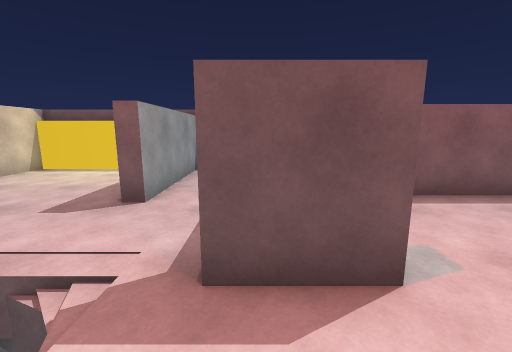
View 1 (above)

17 first-person views from a walk through a Unity game level. The camera is 1.5 m above the floor, tilts 10° down and sees 90° across. The floor is counted in squares, 1 m on a side. Each view is taken from the middle of a square. On the plan, view 1 faces up. The plan holds only what a view shows up to about 13 squares ahead; the rest is blank.

View 2
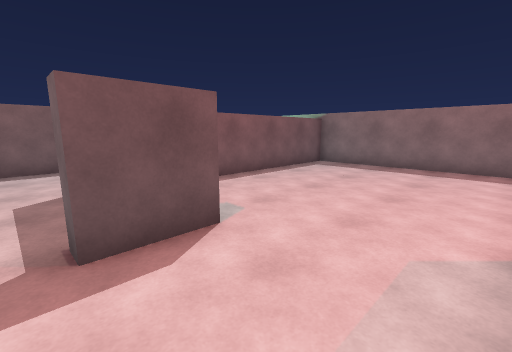

View 3
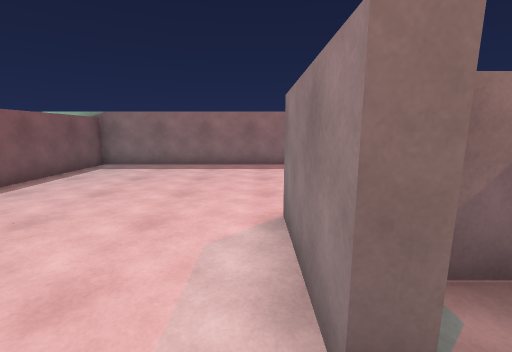

View 4
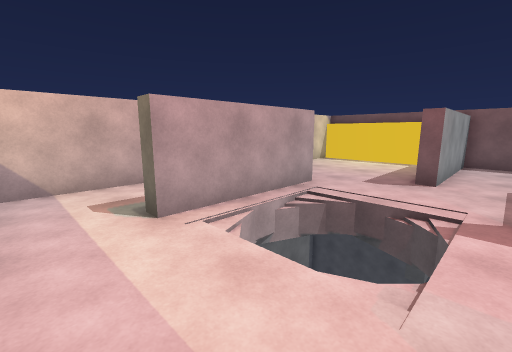

View 5
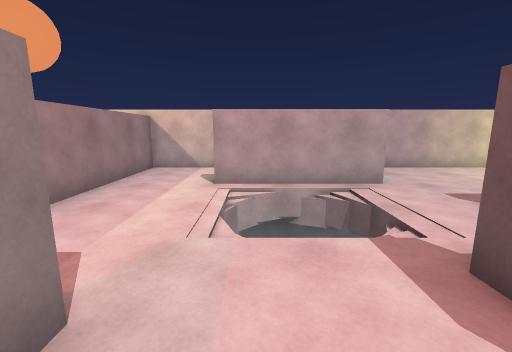

View 6
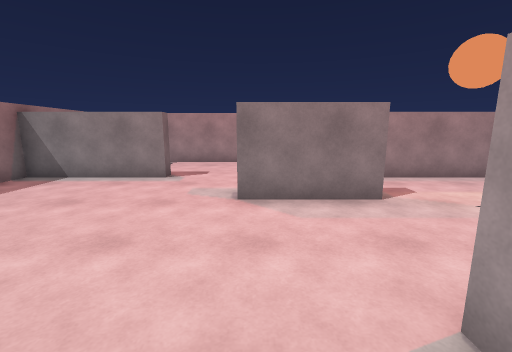

View 7
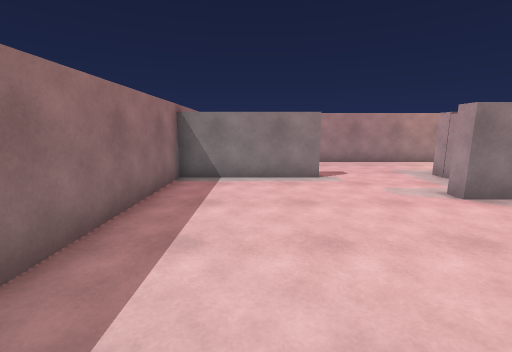

View 8
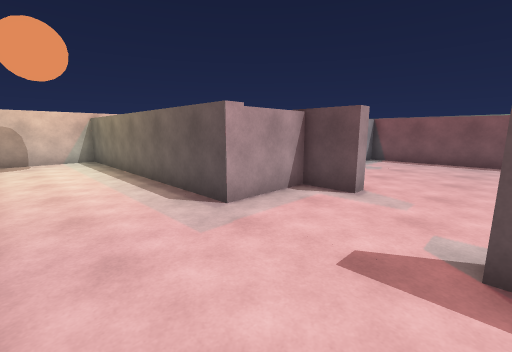

View 9
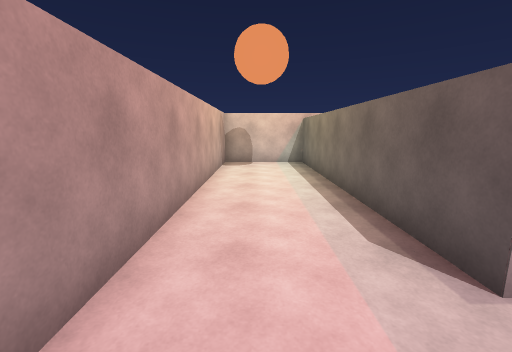

View 10
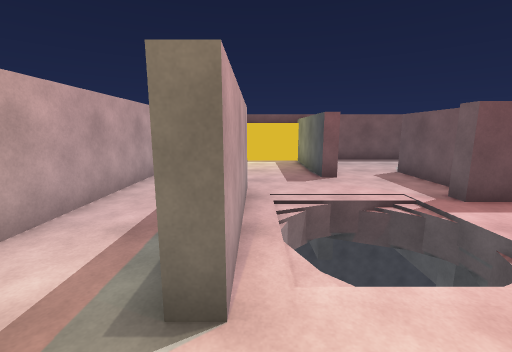

View 11
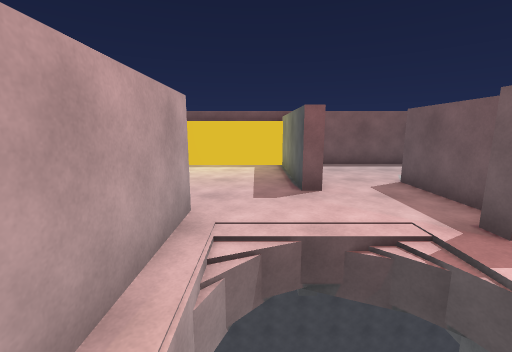

View 12
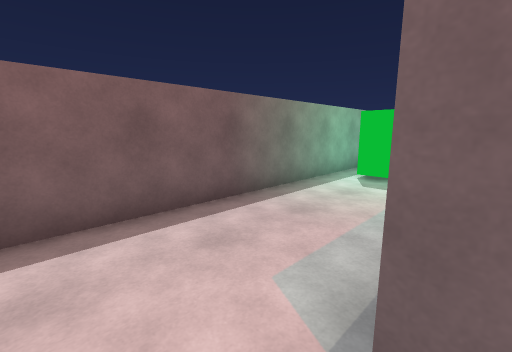

View 13
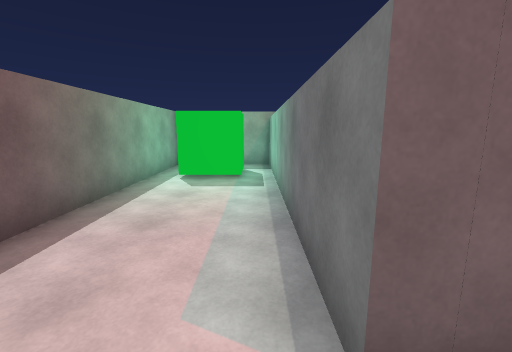

View 14
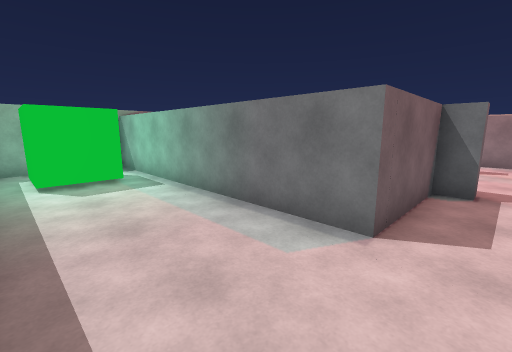

View 15
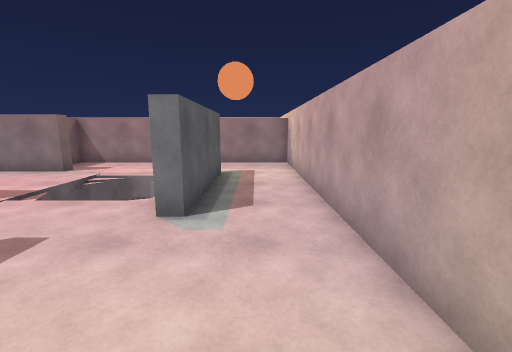

View 16
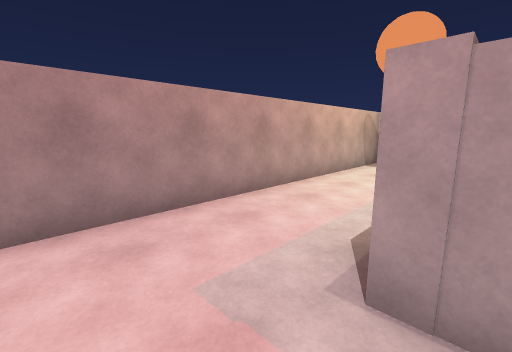

View 17
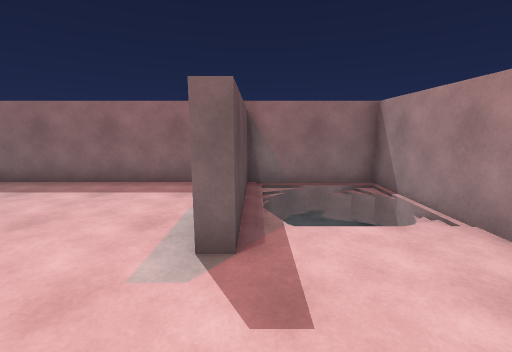

### Floor plan
Points are (right, up) in squares from view 1. A wall is a line through its corners. A room is listed if a view was taken in it or the views show most of it. See-through windows are left out.
Room 1 (views 1, 5, 6, 7)
walls: (1.4, 2.8) (1.4, 2.3) (-0.5, 2.3); (1.5, -1.5) (3.4, -1.5) (3.4, -2); (5.9, -4.2) (10.5, -4.2) (10.5, 5.9) (1.1, 5.9)
ways out: opening at (-1, 2) to room 2; opening at (0, -1) to room 2; opening at (5, -3) to room 3
Room 2 (views 2, 3, 4, 10, 11, 12, 15)
walls: (-5.2, 3.7) (-5.2, -1.2) (-5.7, -1.2) (-5.7, 3.7) (-5.2, 3.7); (-0.5, 2.3) (-0.5, 2.8); (-2.3, 6.5) (-2.3, 5.3) (-2.8, 5.3) (-2.8, 10.1) (-8.5, 10.1) (-8.5, -4.2) (1.4, -4.2) (1.4, -2.9); (0.3, 2.8) (0.3, 6.4); (0.3, -2) (0.3, -1.5) (1.5, -1.5)
ways out: opening at (-1, 2) to room 1; opening at (0, -1) to room 1; opening at (-1, 6) to room 4
Room 3 (views 8, 9, 16, 17)
walls: (3.4, -2) (1.9, -2) (1.9, -4.7) (-8.5, -4.7) (-8.5, -8.5) (9, -8.5); (10.5, -4.7) (5.9, -4.7) (5.9, -4.2)
ways out: opening at (5, -3) to room 1
Room 4 (views 13, 14)
walls: (0.3, 6.4) (10.5, 6.4) (10.5, 7.6); (10.5, 9.4) (10.5, 10.1); (10.5, 10.5) (-2.3, 10.5) (-2.3, 6.5)
ways out: opening at (-1, 6) to room 2
objects: green cube (7, 8) to (9, 9)

Positions as (right, up) in squares from view 1, and headings:
1: (0, 0), facing up
2: (-1, -1), facing up-right
3: (-1, -1), facing right
4: (-1, -3), facing up-left
5: (2, 0), facing left
6: (3, 4), facing down
7: (8, 4), facing down
8: (6, -8), facing up-left
9: (4, -7), facing left
10: (-5, -3), facing up
11: (-4, -1), facing up
12: (-1, 6), facing up-right
13: (-1, 7), facing right
14: (-1, 10), facing down-right
15: (-7, 8), facing down
16: (4, -4), facing down-left
17: (3, -5), facing right
